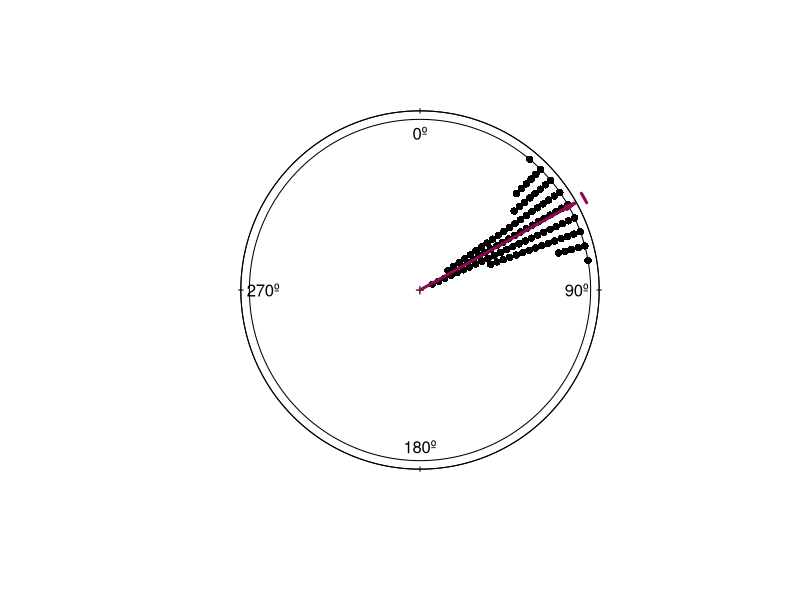

Write the R code that produced this figure.
#Update of Cplot
# plot a circular histogram
# add a mean vector
# add a circular confidence interval
# accomodate axial data
# I'll write a function to draw the "little angle" arc for CI too
Cplot2 <- function(x, alpha, ax, rho.col, out.by, kappa.ci, ...){
	if(missing(ax)){ax <- F}#fit mean axis (not direction)
	if(missing(rho.col)){rho.col <- 'deeppink4'}#fit mean axis (not direction)
	if(missing(out.by)){out.by = 0.05} # draw outside (or inside) by
	if(missing(alpha)){alpha = 0.05} #proportion NOT to plot across
		#spacing of stacked points, now automatically stacks towards centre unless otherwise specified
	if(missing(kappa.ci)){kappa.ci = F} #proportion NOT to plot across
		#spacing of stacked points, now automatically stacks towards centre unless otherwise specified
	sp <- 0.04
	
		if(!(	sum('mycirc'%in% ls())	)){
		mycirc <- function(angles, clock){
			if(missing(clock)){clock <- T}
			if(clock){
			return(		as.circular(angles,units='degrees',type='angles',
			modulo='2pi',zero=pi/2,rotation='clock',	template='none')	)
				}else{
				as.circular(angles,units='degrees',type='angles',
				 modulo='2pi',zero=pi/2,rotation='counter',template='none')
				}#if(clock)
			}#mycirc <- function(angles, clock)
	}#if(!(	sum('mycirc'%in% ls())	))
	
	if(ax == F){
			#circular plot settings
	increments <- 5 #degrees
	zr <- pi/2 #start at top of screen (pi*	90	/180)
	bn <- 10*10*360/5 #bins 	
	degrad <- 180/pi #conversion from radians to degrees
	tcl <- rgb(1,1,1,0)#transparent colour
	pcl <- rgb(.3,.1,.1,.5)#point colour
	#plot characters
	lw <- 0.5 #line width
	pnt <- 2.5 #point size
	arw <- 10 #arrowhead angle
	arl <- 0.1 #arrowhead length
	#	set up input variables
	hd <- as.circular(x,units='degrees',type='angles',
			modulo='2pi',zero=pi/2,rotation='clock',	template='none')
	sm <- summary(hd)
	sv <- degrad*sd.circular(hd, na.rm=T)
	lbl <- 90*(1:4-1)
	plot(hd, col=tcl, main="", zero=zr, axes=F, shrink=1,tol=0.075)
	axis.circular(1, at = mycirc(lbl), labels = paste0(lbl, 'º'))
	par(new=T)
	plot.circular(hd, col=tcl,main="",zero=zr,axes=F,shrink=1.05,tol=0.075)
	points(hd,stack=T,bin=bn,sep=-sp,zero=zr,...)
	par(new=T)
	plot(hd, col=tcl, main="", zero=zr, axes=F, shrink=1,tol=0.075)
	if(kappa.ci){
	lines.circular(mycirc(rep(mean(hd, na.rm =T),2)), y = -(1-A1(mle.vonmises.bootstrap.ci(hd, alpha = 0.05, bias = T, reps = 10^4)$kappa.ci)), col = rgb(1,0,0,0.2), lwd = 7, lend = 'butt')
	}#if(kappa.ci)
	arrows.circular( mean(hd, na.rm =T),zero=zr, col = rho.col,lwd=3,
		 length=arl,angle=arw,shrink = rho.circular(hd,na.rm =T))
	#find the lower and upper confidence interval bounds
	ci <- mle.vonmises.bootstrap.ci(hd, alpha = alpha, bias = T, 
          reps = 10^4)$mu.ci
	# if(abs(diff(ci)) > 180){#check if the default angle is "little"
		# #otherwise, plot in the reverse direction
		# sq = seq( from = as.numeric(min(ci)),
					# to = -as.numeric(360 - max(ci)), length.out = 10^3)}else{ #if it is "little" plot from min to max
		# sq = seq( from = as.numeric(min(ci)),
					# to = as.numeric(max(ci)), length.out = 10^3)
	# }#if(abs(diff(qt)) > pi)
	
	if(sign(max(ci) - mean(hd, na.rm =T)) == -1 | sign(mean(hd, , na.rm =T) - min(ci)) == -1 ){#check if mean is right or left of max CI
		#otherwise, plot in the reverse direction
		sq = seq( from = as.numeric(min(ci)),
					to = -as.numeric(360 - max(ci)), length.out = 10^3)}else{ #if it is "little" plot from min to max
		sq = seq( from = as.numeric(min(ci)),
					to = as.numeric(max(ci)), length.out = 10^3)
	}#if(abs(diff(qt)) > pi)
	
	#draw a line in coordinates of rcos(x) rsin(y)
	#any other line arguments (i.e. col or lwd) input as "..."
	lines.circular(mycirc(sq), rep(out.by,10^3), col = rho.col, lwd = 3)
	}#if(ax == F)
}###################	END OF FUNCTION	###########################	


library(circular)


test.test <- round(rvonmises(100, mu = rvonmises(1,0,0), kappa = A1inv(0.99), control.circular = list(units='degrees',type='angles',
			modulo='2pi',zero=pi/2,rotation='clock',	template='none'))/5)*5

Cplot2(test.test, kappa.ci = T)
